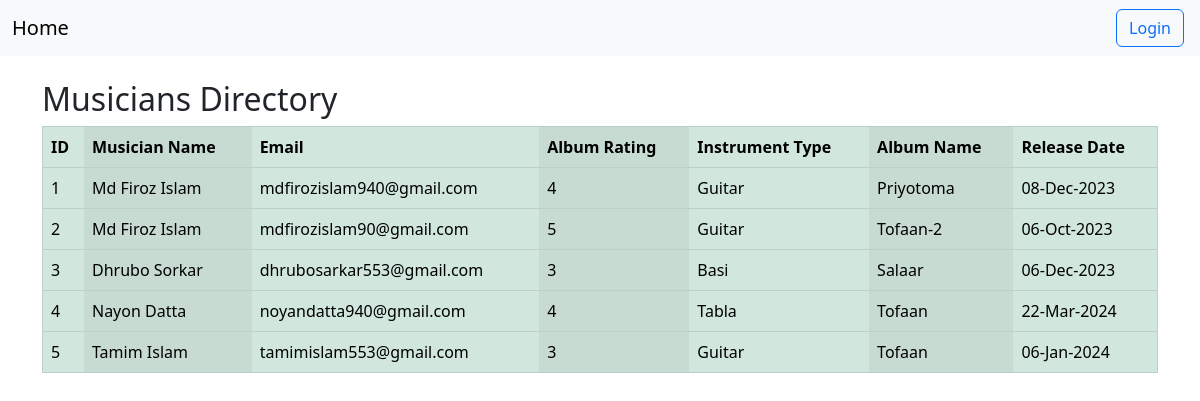
The page / on the database its author committed.
### first_app/models.py (models this page shows, shortened)
class Musician(models.Model):
    first_name = models.CharField(max_length=50)
    last_name = models.CharField(max_length=50)
    email = models.EmailField(unique=True)
    phone_number = models.CharField(max_length=15)
    instrument_type = models.CharField(max_length=50)

class Album(models.Model):
    musician = models.ForeignKey(Musician, related_name='albums', on_delete=models.CASCADE)
    album_name = models.CharField(max_length=100)
    release_date = models.DateField()
    rating = models.IntegerField(choices=[(i, i) for i in range(1, 6)])

### first_app/views.py (the view)
# urls.py: path('', MusicianListView.as_view(), name='musician_list'),
class MusicianListView(ListView):
    model = Musician
    template_name = 'musician_list.html'
    context_object_name = 'musicians'

### first_app/templates/musician_list.html (shortened to what this page needs)
{% extends "base.html" %}
{% block content %}
<h2>Musicians Directory</h2>
<table class="table table-success table-striped-columns" border="1">
    <thead>
        <tr>
            <th>ID</th>
            <th>Musician Name</th>
            <th>Email</th>
            <th>Album Rating</th>
            <th>Instrument Type</th>
            <th>Album Name</th>
            <th>Release Date</th>
        </tr>
    </thead>
    <tbody>
        {% for musician in musicians %}
            {% for album in musician.albums.all %}
            <tr>
                <td>{{ musician.id }}</td>
                <td>
                        {{ musician.first_name }} {{ musician.last_name }}
                </td>
                <td>{{ musician.email }}</td>
                <td>{{ album.rating }}</td>
                <td>{{ musician.instrument_type }}</td>
                <td>{{ album.album_name }}</td>
                <td>{{ album.release_date|date:"d-M-Y" }}</td>
            </tr>
            {% endfor %}
        {% empty %}
            <tr><td colspan="8">No data available.</td></tr>
        {% endfor %}
    </tbody>
</table>
{% endblock %}

### templates/base.html (shortened to what this page needs)
<!DOCTYPE html>
<html>
<head>
    <link rel="stylesheet" href="https://cdn.jsdelivr.net/npm/bootstrap@5.3.0-alpha3/dist/css/bootstrap.min.css">
</head>
<body>
    <nav class="navbar navbar-expand-lg navbar-light bg-light">
        <div class="container-fluid">
            <a class="navbar-brand" href="{% url 'musician_list' %}">Home</a>
        </div>
       <div class="d-flex ">
        <ul class="navbar-nav me-auto mb-2 mb-lg-0">
            {% if user.is_authenticated %}
           <li class="nav-item mx-3" > <a href="{% url 'user_logout' %}" class="btn btn-outline-danger ">Logout</a></li>
            {% else %}
            <li class="nav-item mx-3"><a href="{% url 'login' %}" class="btn btn-outline-primary">Login</a></li>
            {% endif %}
        </ul>
       </div>
    </nav>
    <div class="container mt-4">
        {% block content %}{% endblock %}
    </div>
</body>
</html>

### rows shown on the page
Musician: id "1", first_name "Md Firoz", last_name "Islam", email "mdfirozislam940@gmail.com", instrument_type "Guitar"
Album: rating "4", album_name "Priyotoma", release_date "08-Dec-2023"
Musician: id "2", first_name "Md Firoz", last_name "Islam", email "mdfirozislam90@gmail.com", instrument_type "Guitar"
Album: rating "5", album_name "Tofaan-2", release_date "06-Oct-2023"
Musician: id "3", first_name "Dhrubo", last_name "Sorkar", email "dhrubosarkar553@gmail.com", instrument_type "Basi"
Album: rating "3", album_name "Salaar", release_date "06-Dec-2023"
Musician: id "4", first_name "Nayon", last_name "Datta", email "noyandatta940@gmail.com", instrument_type "Tabla"
Album: rating "4", album_name "Tofaan", release_date "22-Mar-2024"
Musician: id "5", first_name "Tamim", last_name "Islam", email "tamimislam553@gmail.com", instrument_type "Guitar"
Album: rating "3", album_name "Tofaan", release_date "06-Jan-2024"
